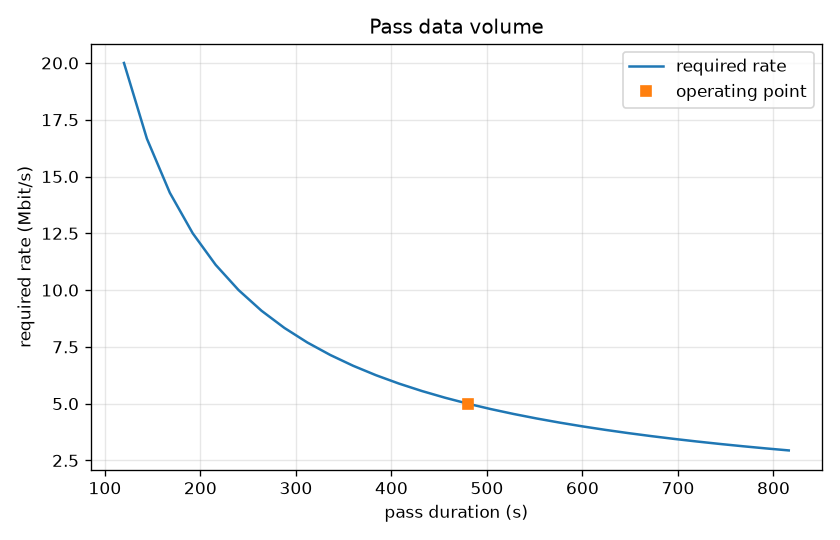

Write Python code to recreate this figure.
#!/usr/bin/env python3
"""Bits stored over a pass, and the bit rate the link budget must carry."""

from __future__ import annotations

import argparse
import math
import sys
import tempfile
from pathlib import Path

PLOT_TITLE = "Pass data volume"
SKILL_DIR = Path(__file__).resolve().parent
ASSUMPTIONS = (
    "required information rate is stored bits times coding overhead divided by "
    "pass duration; volume is rate times duration divided by overhead; overhead "
    "is a user factor at or above 1; either direction uses the same relation; "
    "no atmosphere, rain, or modulation curve"
)


def print_kv(key: str, value: object) -> None:
    if isinstance(value, float):
        text = f"{value:.8g}"
    else:
        text = str(value)
    print(f"{key}: {text}")


def rate_from_volume(bits: float, duration_s: float, overhead: float) -> float:
    """required_pass_bit_rate."""
    return bits * overhead / duration_s


def volume_from_rate(rate: float, duration_s: float, overhead: float) -> float:
    """pass_data_volume."""
    return rate * duration_s / overhead


def emit(rows: list[tuple[str, float | str]], graph: Path | None) -> None:
    print_kv("assumptions", ASSUMPTIONS)
    print_kv("model", "pass data volume and required bit rate")
    for key, value in rows:
        print_kv(key, value)
    if graph is not None:
        print_kv("graph", str(graph))


def write_plot(bits: float, overhead: float, duration_s: float, out_path: Path) -> None:
    import matplotlib.pyplot as plt

    durations = [duration_s * (0.25 + 0.05 * i) for i in range(30)]
    rates = [rate_from_volume(bits, t, overhead) / 1.0e6 for t in durations]
    fig, ax = plt.subplots(figsize=(7.0, 4.5))
    ax.plot(durations, rates, color="C0", label="required rate")
    ax.plot(duration_s, rate_from_volume(bits, duration_s, overhead) / 1.0e6, "s", color="C1", label="operating point")
    ax.set_xlabel("pass duration (s)")
    ax.set_ylabel("required rate (Mbit/s)")
    ax.set_title(PLOT_TITLE)
    ax.grid(True, alpha=0.3)
    ax.legend()
    fig.tight_layout()
    out_path.parent.mkdir(parents=True, exist_ok=True)
    fig.savefig(out_path, dpi=120)
    plt.close(fig)


def run_check() -> int:
    def fail(msg: str) -> int:
        print(f"check: fail: {msg}", file=sys.stderr)
        return 1

    bits = 2.0e9
    duration = 480.0
    overhead = 1.2
    rate = rate_from_volume(bits, duration, overhead)
    if abs(rate - bits * overhead / duration) > 1e-6:
        return fail("rate")
    back = volume_from_rate(rate, duration, overhead)
    if abs(back - bits) > 1.0:
        return fail("round trip")
    # Overhead 1 is the bare information rate.
    if abs(rate_from_volume(8.0e6, 8.0, 1.0) - 1.0e6) > 1e-9:
        return fail("bare rate")
    if main(["--bits", "1000", "--duration", "10", "--rate", "100"]) == 0:
        return fail("both bits and rate accepted")
    if main(["--bits", "1000", "--duration", "10", "--overhead", "0.5"]) == 0:
        return fail("overhead below 1 accepted")
    with tempfile.TemporaryDirectory() as tmp:
        path = Path(tmp) / "pass.png"
        code = main(["--bits", "2e9", "--duration", "480", "--overhead", "1.2", "--out", str(path)])
        if code != 0 or path.stat().st_size < 1000:
            return fail("plot")
    print("check: pass")
    print_kv("R_bps", rate)
    return 0


def parse_args(argv: list[str] | None = None) -> argparse.Namespace:
    parser = argparse.ArgumentParser(description="Pass data volume or the bit rate that volume requires.")
    parser.add_argument("--bits", type=float, default=None, help="stored information bits")
    parser.add_argument("--rate", type=float, default=None, help="information bit rate [bit/s]")
    parser.add_argument("--duration", type=float, default=None, help="pass duration [s]")
    parser.add_argument("--overhead", type=float, default=1.0, help="coding overhead factor, >= 1")
    parser.add_argument("--out", type=Path, default=None)
    parser.add_argument("--check", action="store_true")
    return parser.parse_args(argv)


def main(argv: list[str] | None = None) -> int:
    args = parse_args(argv)
    if args.check:
        return run_check()
    if args.duration is None or args.duration <= 0.0:
        print("error: requires a positive --duration", file=sys.stderr)
        return 2
    if (args.bits is None) == (args.rate is None):
        print("error: pass exactly one of --bits or --rate", file=sys.stderr)
        return 2
    if args.overhead < 1.0 or not math.isfinite(args.overhead):
        print("error: --overhead must be >= 1", file=sys.stderr)
        return 2
    if args.bits is not None:
        if args.bits <= 0.0:
            print("error: --bits must be positive", file=sys.stderr)
            return 2
        rate = rate_from_volume(args.bits, args.duration, args.overhead)
        rows: list[tuple[str, float | str]] = [
            ("direction_input", "bits"),
            ("bits", args.bits),
            ("t_pass_s", args.duration),
            ("overhead", args.overhead),
            ("R_bps", rate),
        ]
    else:
        if args.rate is None or args.rate <= 0.0:
            print("error: --rate must be positive", file=sys.stderr)
            return 2
        bits = volume_from_rate(args.rate, args.duration, args.overhead)
        rows = [
            ("direction_input", "rate"),
            ("R_bps", args.rate),
            ("t_pass_s", args.duration),
            ("overhead", args.overhead),
            ("bits", bits),
        ]
    graph = None
    if args.out is not None:
        try:
            stored = args.bits if args.bits is not None else volume_from_rate(args.rate, args.duration, args.overhead)
            write_plot(stored, args.overhead, args.duration, args.out)
        except Exception as exc:
            print(f"error: {exc}", file=sys.stderr)
            return 2
        graph = args.out
    emit(rows, graph)
    return 0


if __name__ == "__main__":
    sys.exit(main())
